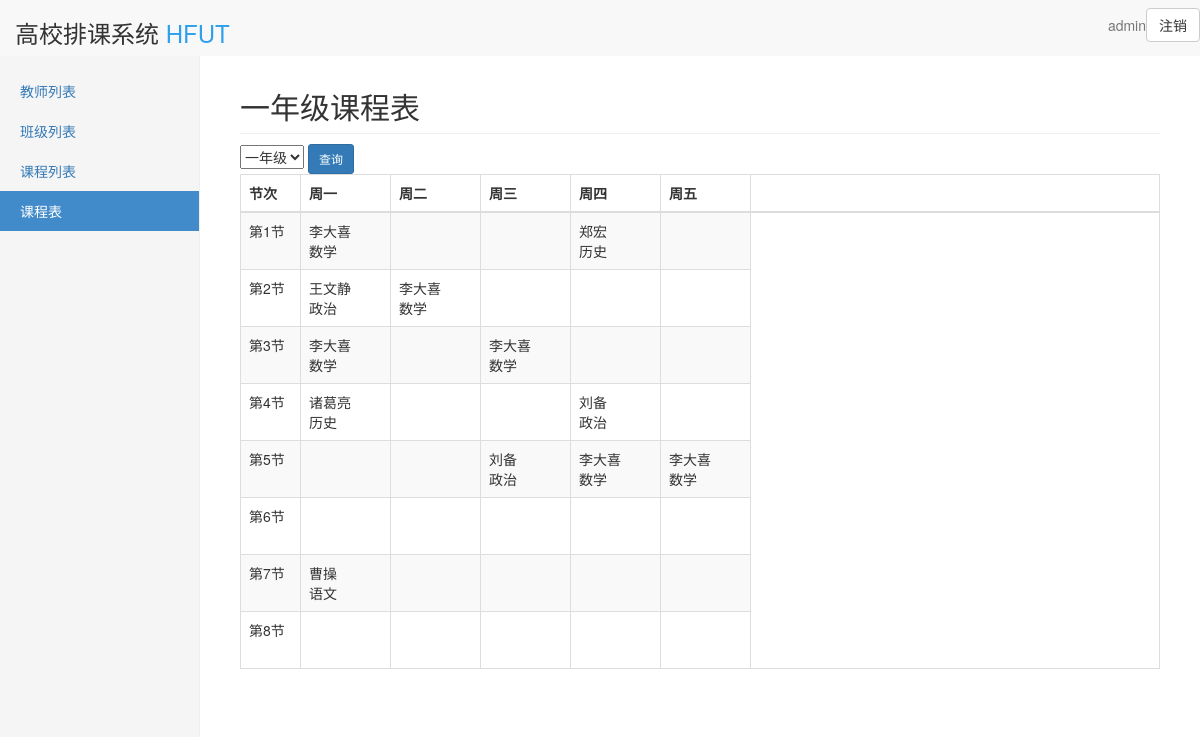
The app's page /schedule/ (signed in) with its own data.
### app/models.py (models this page shows)
class classes(models.Model):
    id=models.IntegerField(primary_key=True)
    name=models.CharField(max_length=32,null=False)
    student_quantity=models.IntegerField(null=False)

class teachers(models.Model):
    id=models.IntegerField(primary_key=True)
    name=models.CharField(max_length=32,null=False)
    subject=models.CharField(max_length=32,null=False)

### app/views.py (the view)
# urls.py: path('schedule/',schedule,name='schedule'),
def schedule(request):
    id=None
    if request.method=="POST":
        id=request.POST.get('class')
    Class=classes.objects.all().order_by('id')
    if not id:
        cla=classes.objects.first()
    else:
        cla=classes.objects.get(id=id)
    courses=[[[' ',' '] for j in range(5)] for i in range(8)]
    for i in range(1,9):
        for j in range(1,6):
            if lessons.objects.filter(Class__name=cla.name,week=j,section=i):
                f=lessons.objects.get(Class__name=cla.name,week=j,section=i)
                courses[i-1][j-1]=[f.teacher.name,f.teacher.subject]
    username=request.user
    return render(request,'schedule.html',locals())

### templates/schedule.html (shortened to what this page needs)
<!DOCTYPE html>
<html lang="en">
<head>
    <link rel="stylesheet" href="/static/css/bootstrap.min.css">
    <link rel="stylesheet" href="/static/css/dsb.css">
</head>
<body>
<nav class="navbar navbar-default navbar-fixed-top" >
    <div class="container-fluid">
        <div class="navbar-header">
            <h3>高校排课系统 <span style="color: #2fa0ec">HFUT</span></h3>
        </div>
        <div id="navbar" class="navbar-collapse collapse">
            <a href="{% url 'logout' %}"><button type="button" class="btn btn-default navbar-btn navbar-right" href='{% url 'logout' %}'>注销</button></a>
            <ul class="nav navbar-nav navbar-right">
                <li><a href="#">{{ username }}</a></li>
            </ul>
        </div>
    </div>
</nav>
<div class="container-fluid">
    <div class="row">
        <div class="col-sm-3 col-md-2 sidebar">
            <ul class="nav nav-sidebar">
                {% block title %}
                <li><a href="{% url 'teacher_list' %}">教师列表</a></li>
                <li><a href="{% url 'class_list' %}">班级列表</a></li>
                <li><a href="{% url 'course_list' %}">课程列表</a></li>
                <li class="active"><a href="{% url 'schedule' %}">课程表</a></li>
                {% endblock %}
            </ul>
        </div>
        <div class="col-sm-9 col-sm-offset-3 col-md-10 col-md-offset-2 main">
            <h2 class="sub-header">{{ cla.name }}课程表</h2>
        <form action="" method="post">
            <select name="class">
                {% for i in Class %}
                <option value={{ i.id }}>{{ i.name }}</option>
                {% endfor %}
            </select>
        <button class="btn btn-primary btn-sm" type="submit">查询</button>
        </form>
            <div class="table-responsive">
                <table class="table table-bordered table-striped table-hover" border="1">
                    <thead>
                    <tr>
                        <th width="60" nowrap>节次</th>
                        <th width="90" nowrap>周一</th>
                        <th width="90" nowrap>周二</th>
                        <th width="90" nowrap>周三</th>
                        <th width="90" nowrap>周四</th>
                        <th width="90" nowrap>周五</th>
                    </tr>
                    </thead>
                    <tbody>
                    {% for i in courses %}
                        <tr>
                            <td>第{{ forloop.counter }}节</td>
                            {% for j in i %}
                                <td>{% for k in j %}
                                    {{ k }}
                                    <br>
                                    {% endfor %}</td>
                            {% endfor %}
                        </tr>
                    {% endfor %}
                    </tbody>
                </table>
            </div>
        </div>
    </div>
</div>
</body>
</html>

### static/css/dsb.css (style rules this page uses)
body { padding-top: 50px; }
.sub-header { padding-bottom: 10px; border-bottom: 1px solid #eee; }
.navbar-fixed-top { border: 0; }
.sidebar { display: none; }
@media (min-width: 768px) { .sidebar { position: fixed; top: 51px; bottom: 0; left: 0; z-index: 1000; display: block; padding: 20px; overflow-x: hidden; overflow-y: auto; background-color: #f5f5f5; border-right: 1px solid #eee; } }
.nav-sidebar { margin-right: -21px; margin-bottom: 20px; margin-left: -20px; }
.nav-sidebar > li > a { padding-right: 20px; padding-left: 20px; }
.nav-sidebar > .active > a, .nav-sidebar > .active > a:hover, .nav-sidebar > .active > a:focus { color: #fff; background-color: #428bca; }
.main { padding: 20px; }
@media (min-width: 768px) { .main { padding-right: 40px; padding-left: 40px; } }

### records on screen
classes: name "一年级"
teachers: j "李大喜" "数学" "李大喜" "数学" "李大喜" "数学" "李大喜" "数学" "李大喜" "数学" "李大喜" "数学"
teachers: j "郑宏" "历史"
teachers: j "王文静" "政治"
teachers: j "诸葛亮" "历史"
teachers: j "刘备" "政治" "刘备" "政治"
teachers: j "曹操" "语文"

### other values on screen
{{ username }} "admin"
form field class "一年级"
